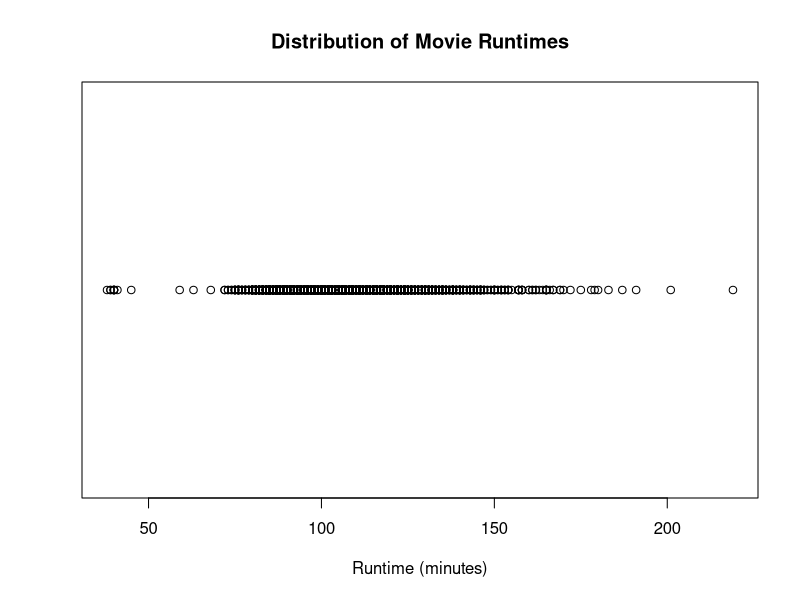
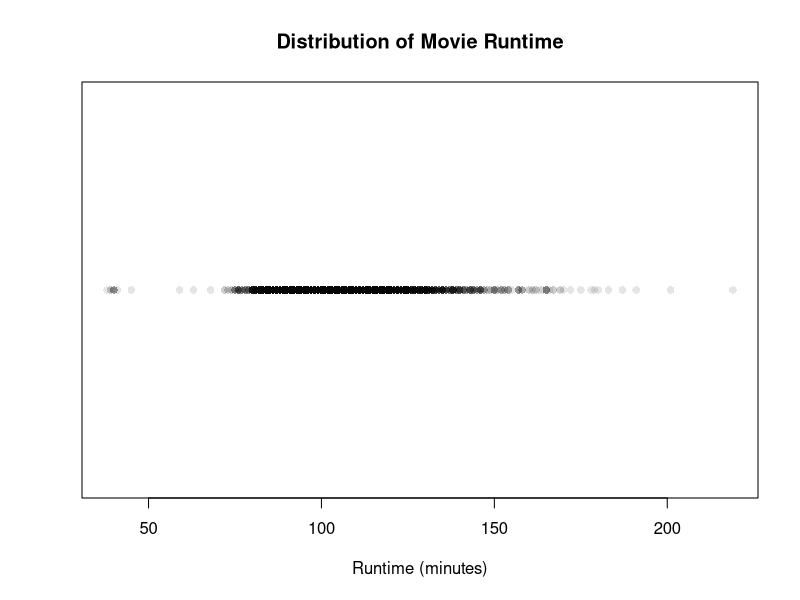
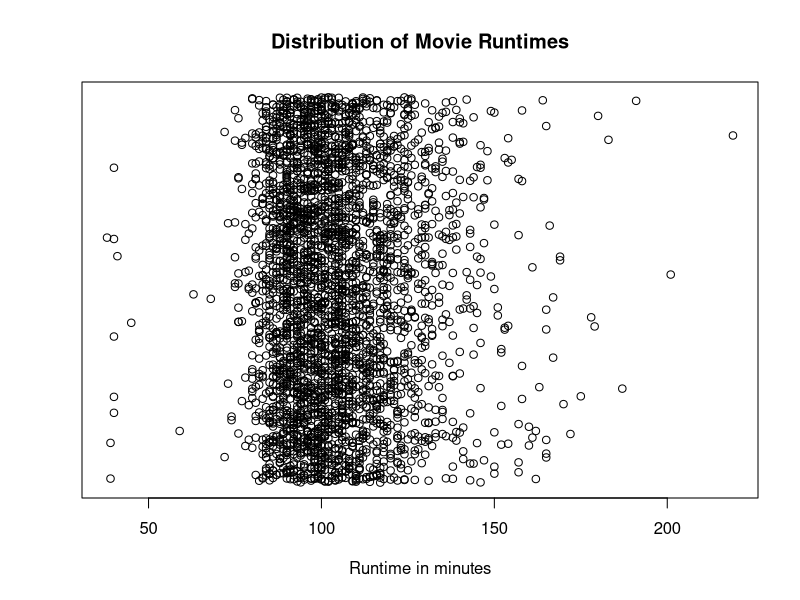
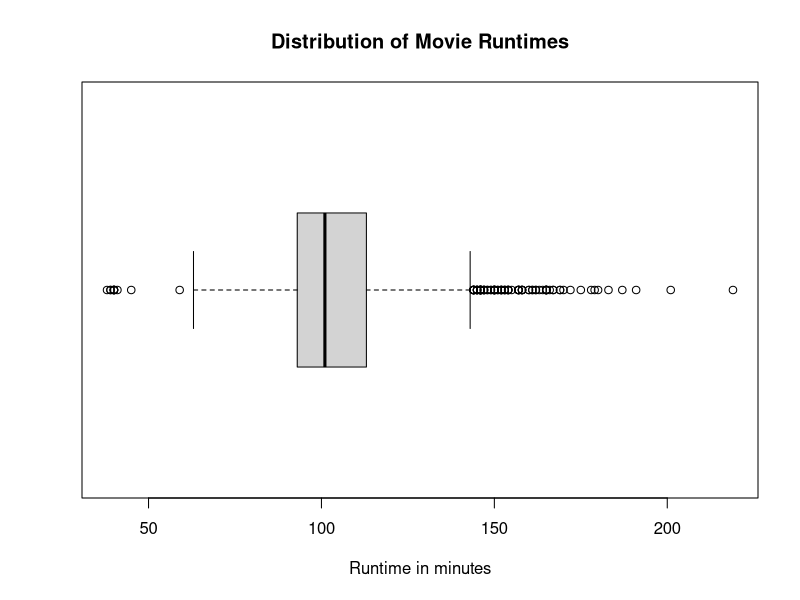
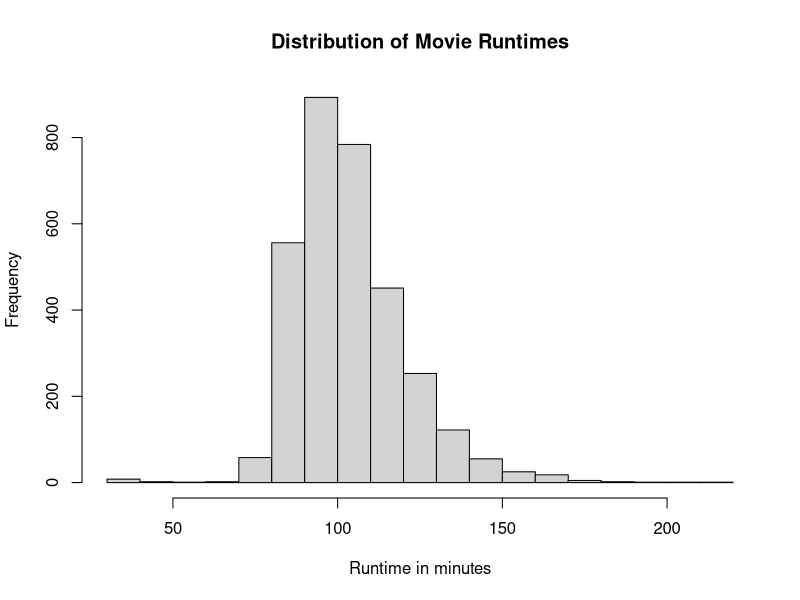
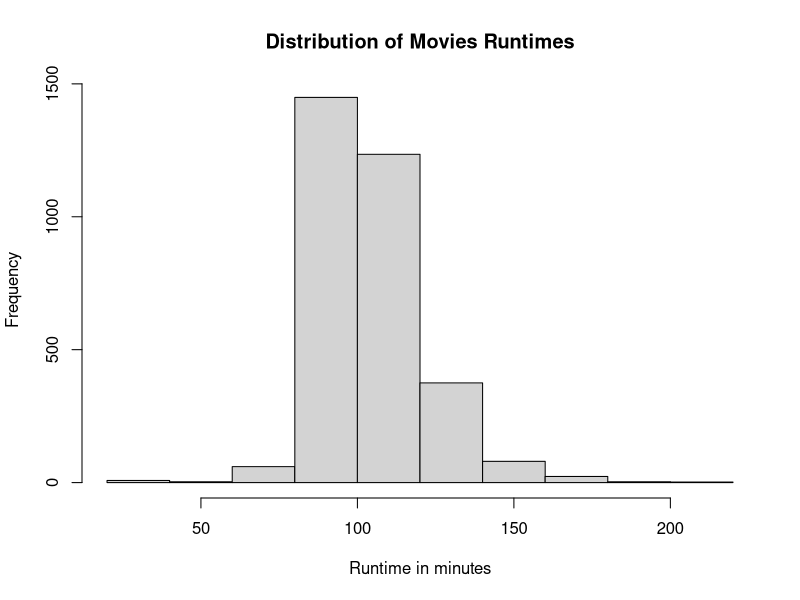
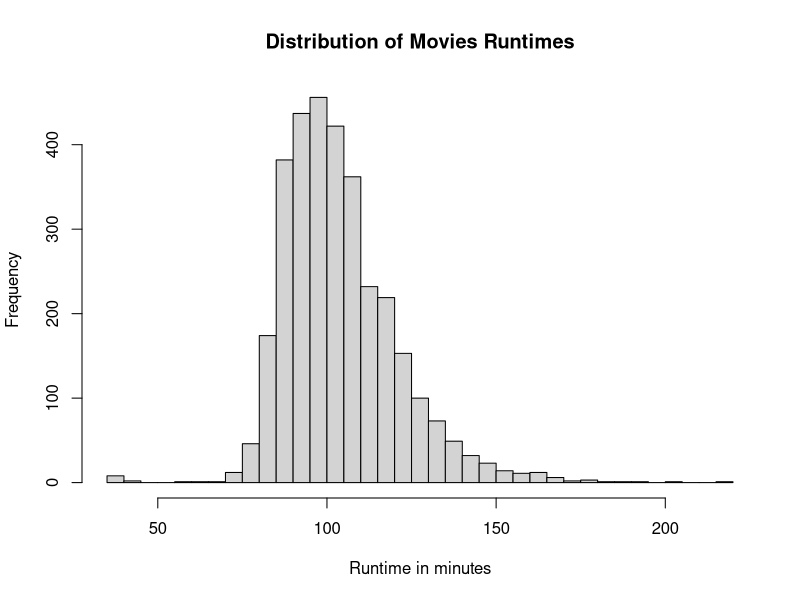
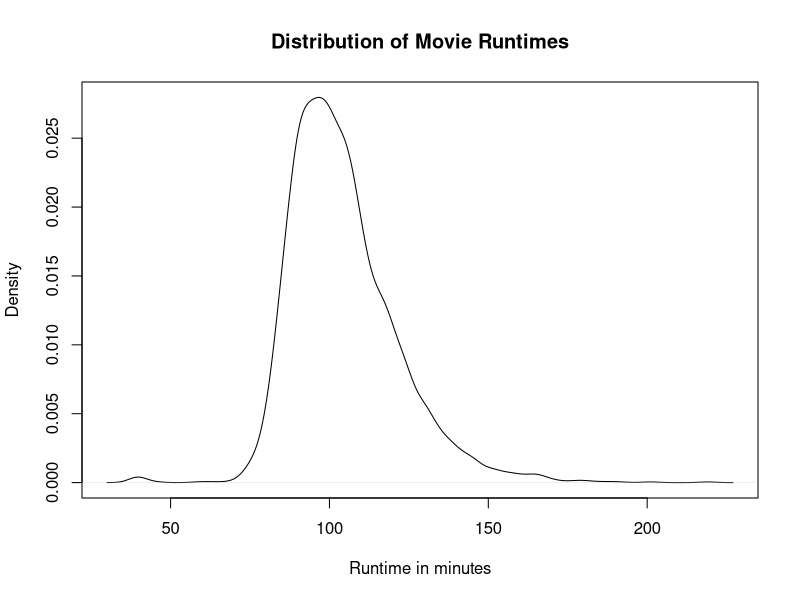

Here is the R script that generated these plots, in order:
## ---- chunk 1
movies = read.csv("../data/Movies.csv")
## ---- chunk 2
plot(
  x = movies$Runtime,
  y = rep(0, nrow(movies)),
  main = "Distribution of Movie Runtimes",
  xlab = "Runtime (minutes)",
  ylab = "",
  yaxt = "n"
)
## ---- chunk 3
plot(
  x = movies$Runtime,
  y = rep(0, nrow(movies)),
  main = "Distribution of Movie Runtime",
  xlab = "Runtime (minutes)",
  ylab = "",
  yaxt = "n",
  pch = 16,
  col = rgb(0,0,0,0.1))
## ---- chunk 4
plot(
  x = movies$Runtime,
  y= jitter(rep(0,nrow(movies))),
  main = "Distribution of Movie Runtimes",
  xlab = "Runtime in minutes",
  ylab = "",
  yaxt = "n")
## ---- chunk 5
boxplot(
  x = movies$Runtime,
  horizontal = TRUE,
  main = "Distribution of Movie Runtimes",
  xlab = "Runtime in minutes"
)
## ---- chunk 6
hist(
  x = movies$Runtime,
  main= "Distribution of Movie Runtimes",
  xlab = "Runtime in minutes"
)
## ---- chunk 7
hist(
  x= movies$Runtime,
  main = "Distribution of Movies Runtimes",
  breaks = 10,
  xlab = "Runtime in minutes"
)
## ---- chunk 8
hist(
  x = movies$Runtime,
  main = "Distribution of Movies Runtimes",
  breaks = 30,
  xlab = "Runtime in minutes"
)
## ---- chunk 9
plot(
  x = density(movies$Runtime),
  main = "Distribution of Movie Runtimes",
  xlab = "Runtime in minutes"
)
## ---- chunk 10
par(mfrow= c(4,1))

plot(
  x= movies$Runtime,
  y = jitter(rep(0,nrow(movies))),
  xlim = c(0,250),
  main = "Distribution of Movie Runtimes",
  xlab = "",
  ylab = "",
  yaxt = "n",
  pch = 16,
  col = rgb(0,0,0,0.1))

boxplot(
  x = movies$Runtime,
  ylim= c(0,250),
  horizontal = TRUE
)

hist(
  x= movies$Runtime,
  xlim = c(0,250),
  main = "",
  xlab = "",
  ylab = "",
  yaxt = "n")

plot(
  x = density(movies$Runtime),
  xlim = c(0,250),
  main = "",
  xlab = "Runtime in minutes",
  ylab = "",
  yaxt = "n")

## ---- chunk 11
par(mfrow = c(1,1))
